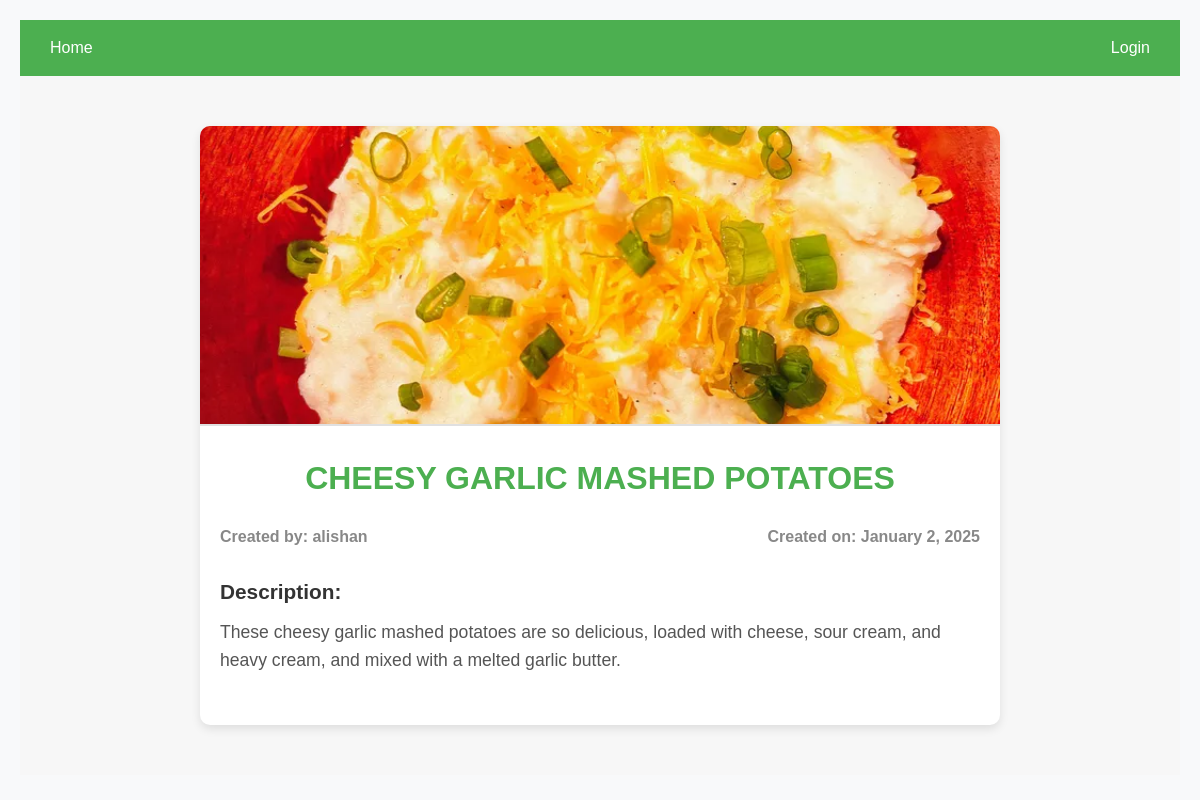
Screenshot of /details/cheesy-garlic-mashed-potatoes with the database file from the repository.
### reciepe_app/models.py (models this page shows, shortened)
class Recipe(models.Model):
    user = models.ForeignKey(User,on_delete=models.CASCADE,null=True , blank=True,related_name='recipe_user')
    slug = models.SlugField(blank=True,null=True,unique=True)
    recipe_disc = models.TextField(blank=True,null=True)
    recipe_img = models.ImageField(upload_to='Recipe_pictures/',null=True,blank=True)
    recipe_name = models.CharField(max_length=40,unique=True)
    recipe_created_at = models.DateTimeField(auto_now=True)
    recipe_view_count = models.IntegerField(default=1)
    class Meta:
        ordering = ['-recipe_created_at']
        verbose_name = 'Recipe'

### reciepe_app/views.py (the view)
# urls.py: path('details/<slug:slug>', detailsView , name='details')
def detailsView(request , slug):
    slg = slug
    recipes = Recipe.objects.filter(slug = slug)
    return render(request , 'details.html', {'recipes': recipes,'slg':slg})

### reciepe_app/templates/details.html (shortened to what this page needs)
<!DOCTYPE html>
<html lang="en">
<head>
    {% load static %}
    <link rel="stylesheet" href="{% static 'css/style.css' %}">
    <link href="https://cdnjs.cloudflare.com/ajax/libs/font-awesome/6.0.0/css/all.min.css" rel="stylesheet">
    <link href="https://cdnjs.cloudflare.com/ajax/libs/aos/2.3.4/aos.css" rel="stylesheet">
</head>
<body>
    <nav class="navbar">
        <a href="{% url "main" %}" class="nav-link">Home</a>
        {% if request.user.is_authenticated %}
        <a href="{% url "addRecipe" %}" class="nav-link">Add new Recipe</a>
        {% else %}
        <a href="{% url "login_page" %}" class="nav-link">Login</a>
        {% endif %}
    </nav>
    <section class="recipe-details-section">
        <div class="container">
            <div class="recipe-card">
                <div class="recipe-card-image">
            {% for recipe in recipes %}
                    <img src="{{ recipe.recipe_img.url }}" alt="{{ recipe.reciepe_name }}" class="img-fluid">
                </div>
                <div class="recipe-card-content">
                    <h1 class="recipe-title">{{ recipe.recipe_name|upper }}</h1>
                    <div class="recipe-meta">
                        <p class="recipe-user">Created by: <span>{{ recipe.user }}</span></p>
                        <p class="recipe-time">Created on: <span>{{ recipe.recipe_created_at|date:"F j, Y" }}</span></p>
                    </div>
                    <div class="recipe-description">
                        <h2>Description:</h2>
                        <p>{{ recipe.recipe_disc }}</p>
                    </div>
            {% endfor %}
                </div>
            </div>
        </div>
    </section>
</body>
</html>

### reciepe_app/static/css/style.css (style rules this page uses)
* { margin: 0; padding: 0; box-sizing: border-box; font-family: 'Arial', sans-serif; }
body { background-color: #f8f9fa; color: #333; line-height: 1.6; padding: 20px; }
.recipe-card { background: var(--white); border-radius: var(--border-radius); overflow: hidden; box-shadow: var(--shadow); transition: var(--transition); position: relative; }
.recipe-title { font-size: 1.5rem; font-weight: 600; margin-bottom: 0.5rem; color: var(--dark-color); }
.recipe-description { color: #666; margin-bottom: 1rem; line-height: 1.6; }
.recipe-meta { display: flex; justify-content: space-between; align-items: center; margin-bottom: 1rem; font-size: 0.9rem; color: #888; }

### reciepe_app/templates/details.html (style rules this page uses)
.navbar { background-color: #4CAF50; padding: 15px 20px; display: flex; justify-content: space-between; align-items: center; }
.navbar a { color: white; font-size: 16px; margin: 0 10px; text-decoration:none; }
.recipe-details-section { padding: 50px 20px; background-color: #f7f7f7; }
.container { max-width: 1200px; margin: 0 auto; }
.recipe-card { background-color: white; border-radius: 10px; box-shadow: 0 4px 10px rgba(0, 0, 0, 0.1); overflow: hidden; max-width: 800px; margin: 0 auto; transition: transform 0.3s ease; }
.recipe-card-image img { width: 100%; height: 300px; object-fit: cover; border-bottom: 2px solid #e0e0e0; }
.recipe-card-content { padding: 20px; }
.recipe-title { font-size: 2rem; color: #4CAF50; margin-bottom: 15px; text-align: center; }
.recipe-meta { text-align: center; margin-bottom: 20px; }
.recipe-meta p { font-size: 1rem; margin: 5px 0; }
.recipe-meta .recipe-user, .recipe-meta .recipe-time { font-weight: bold; }
.recipe-description h2 { font-size: 1.3rem; color: #333; margin-bottom: 10px; }
.recipe-description p { font-size: 1.1rem; line-height: 1.6; color: #555; }

### rows the page displays
Recipe: recipe_img (picture), recipe_name "CHEESY GARLIC MASHED POTATOES", user "alishan", recipe_created_at "January 2, 2025", recipe_disc "These cheesy garlic mashed potatoes are so delicious, loaded with cheese, sour cream, and heavy cream, and mixed with a melted garlic butter."
